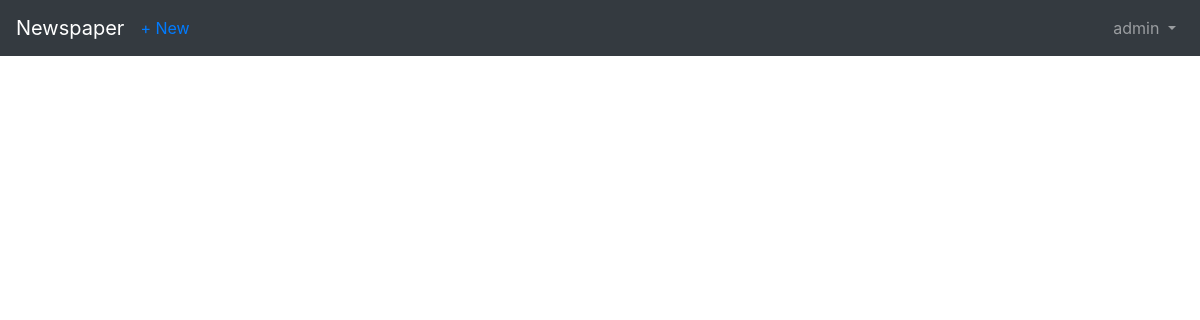
Page /articles/ (signed in) on the earlier database version.
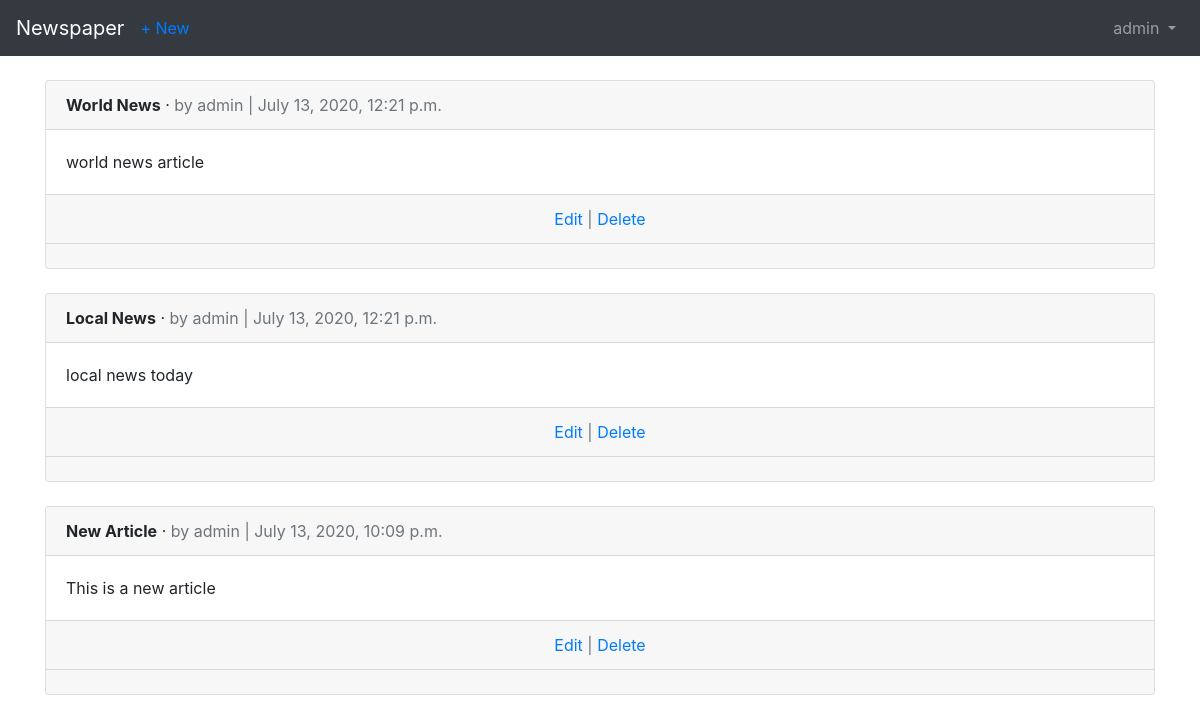
Same page on the later database version.
### users/models.py (models this page shows)
class CustomUser(AbstractUser):
    age = models.PositiveIntegerField(null=True, blank=True)

### articles/models.py (models this page shows, shortened)
class Article(models.Model):
    title = models.CharField(max_length=255)
    body = models.TextField()
    date = models.DateTimeField(auto_now_add=True)
    author = models.ForeignKey(
        get_user_model(),
        on_delete=models.CASCADE,
    )

### articles/views.py (the view)
# urls.py: path('', ArticleListView.as_view(), name='article_list'),
class ArticleListView(LoginRequiredMixin, ListView):
    model = Article
    template_name = 'article_list.html'
    login_url = 'login'

### templates/article_list.html (shortened to what this page needs)
{% extends 'base.html' %}
{% block content %}
    {% for article in object_list %}
        <div class="card">
            <div class="card-header">
                <span class="font-weight-bold">{{ article.title }}</span> &middot;
                <span class="text-muted">by {{ article.author }} | {{ article.date }}</span>
            </div>
            <div class="card-body">
                {{ article.body }}
            </div>
            <div class="card-footer text-center text-muted">
                <a href="{% url 'article_edit' article.pk %}">Edit</a> |
                <a href="{% url 'article_delete' article.pk %}">Delete</a>
            </div>
            <div class="card-footer">
            </div>
        </div>
        <br>
    {% endfor %}
{% endblock content %}

### templates/base.html (shortened to what this page needs)
<!doctype html>
<html lang="en">
  <head>
    <link rel="stylesheet" href="https://stackpath.bootstrapcdn.com/bootstrap/4.1.3/css/bootstrap.min.css">
  </head>
  <body>
    <nav class="navbar navbar-expand-md navbar-dark bg-dark mb-4">
      <a class="navbar-brand" href="{% url 'home' %}">Newspaper</a>
      {% if user.is_authenticated %}
        <ul class="navbar-nav mr-auto">
          <li class="nav-item"><a href="{% url 'article_new' %}">+ New</a></li>
        </ul>
      {% endif %}
      <div class="collapse navbar-collapse" id="navbarCollapse">
        {% if user.is_authenticated %}
          <ul class="navbar-nav ml-auto">
            <li class="nav-item">
              <a class="nav-link dropdown-toggle" href="#" id="userMenu" data-toggle="dropdown" aria-haspopup="true" aria-expanded="false">
                {{ user.username }}
              </a>
            </li>
          </ul>
        {% endif %}
      </div>
    </nav>
    <div class="container">
      {% block content %}
      {% endblock content %}
    </div>
  </body>
</html>

Differences in the rows shown:
added Article: title "World News", author "admin", date "July 13, 2020, 12:21 p.m.", body "world news article"
added Article: title "Local News", author "admin", date "July 13, 2020, 12:21 p.m.", body "local news today"
added Article: title "New Article", author "admin", date "July 13, 2020, 10:09 p.m.", body "This is a new article"
